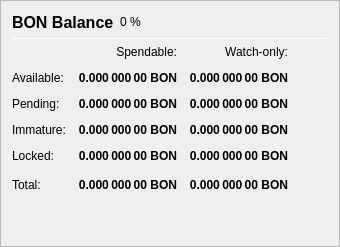
                   <widget class="QFrame" name="frame_Balances">
                    <property name="frameShape">
                     <enum>QFrame::StyledPanel</enum>
                    </property>
                    <property name="frameShadow">
                     <enum>QFrame::Raised</enum>
                    </property>
                    <layout class="QVBoxLayout" name="verticalLayout_4">
                     <item>
                      <layout class="QHBoxLayout" name="horizontalLayout_4">
                       <item>
                        <widget class="QLabel" name="label_5">
                         <property name="minimumSize">
                          <size>
                           <width>0</width>
                           <height>20</height>
                          </size>
                         </property>
                         <property name="font">
                          <font>
                           <pointsize>12</pointsize>
                           <weight>75</weight>
                           <bold>true</bold>
                          </font>
                         </property>
                         <property name="text">
                          <string>BON Balance</string>
                         </property>
                        </widget>
                       </item>
                       <item>
                        <widget class="QLabel" name="labelBONPercent">
                         <property name="text">
                          <string notr="true">0 %</string>
                         </property>
                        </widget>
                       </item>
                       <item>
                        <spacer name="horizontalSpacer_3">
                         <property name="orientation">
                          <enum>Qt::Horizontal</enum>
                         </property>
                         <property name="sizeHint" stdset="0">
                          <size>
                           <width>40</width>
                           <height>20</height>
                          </size>
                         </property>
                        </spacer>
                       </item>
                      </layout>
                     </item>
                     <item>
                      <widget class="Line" name="line_Balance">
                       <property name="minimumSize">
                        <size>
                         <width>0</width>
                         <height>1</height>
                        </size>
                       </property>
                       <property name="maximumSize">
                        <size>
                         <width>16777215</width>
                         <height>1</height>
                        </size>
                       </property>
                       <property name="orientation">
                        <enum>Qt::Horizontal</enum>
                       </property>
                      </widget>
                     </item>
                     <item>
                      <layout class="QGridLayout" name="gridLayout">
                       <property name="spacing">
                        <number>12</number>
                       </property>
                       <item row="0" column="1">
                        <widget class="QLabel" name="labelSpendable">
                         <property name="text">
                          <string>Spendable:</string>
                         </property>
                         <property name="alignment">
                          <set>Qt::AlignRight|Qt::AlignTrailing|Qt::AlignVCenter</set>
                         </property>
                        </widget>
                       </item>
                       <item row="0" column="2">
                        <widget class="QLabel" name="labelWatchonly">
                         <property name="text">
                          <string>Watch-only:</string>
                         </property>
                         <property name="alignment">
                          <set>Qt::AlignRight|Qt::AlignTrailing|Qt::AlignVCenter</set>
                         </property>
                        </widget>
                       </item>
                       <item row="1" column="0">
                        <widget class="QLabel" name="labelBalanceText">
                         <property name="text">
                          <string>Available:</string>
                         </property>
                        </widget>
                       </item>
                       <item row="1" column="1">
                        <widget class="QLabel" name="labelBalance">
                         <property name="font">
                          <font>
                           <weight>75</weight>
                           <bold>true</bold>
                          </font>
                         </property>
                         <property name="cursor">
                          <cursorShape>IBeamCursor</cursorShape>
                         </property>
                         <property name="toolTip">
                          <string>Your current spendable balance</string>
                         </property>
                         <property name="text">
                          <string notr="true">0.000 000 00 BON</string>
                         </property>
                         <property name="alignment">
                          <set>Qt::AlignRight|Qt::AlignTrailing|Qt::AlignVCenter</set>
                         </property>
                         <property name="textInteractionFlags">
                          <set>Qt::LinksAccessibleByMouse|Qt::TextSelectableByKeyboard|Qt::TextSelectableByMouse</set>
                         </property>
                        </widget>
                       </item>
                       <item row="1" column="2">
                        <widget class="QLabel" name="labelWatchAvailable">
                         <property name="font">
                          <font>
                           <weight>75</weight>
                           <bold>true</bold>
                          </font>
                         </property>
                         <property name="cursor">
                          <cursorShape>IBeamCursor</cursorShape>
                         </property>
                         <property name="toolTip">
                          <string>Your current balance in watch-only addresses</string>
                         </property>
                         <property name="text">
                          <string notr="true">0.000 000 00 BON</string>
                         </property>
                         <property name="alignment">
                          <set>Qt::AlignRight|Qt::AlignTrailing|Qt::AlignVCenter</set>
                         </property>
                         <property name="textInteractionFlags">
                          <set>Qt::LinksAccessibleByMouse|Qt::TextSelectableByKeyboard|Qt::TextSelectableByMouse</set>
                         </property>
                        </widget>
                       </item>
                       <item row="2" column="0">
                        <widget class="QLabel" name="labelPendingText">
                         <property name="text">
                          <string>Pending:</string>
                         </property>
                        </widget>
                       </item>
                       <item row="2" column="1">
                        <widget class="QLabel" name="labelUnconfirmed">
                         <property name="font">
                          <font>
                           <weight>75</weight>
                           <bold>true</bold>
                          </font>
                         </property>
                         <property name="cursor">
                          <cursorShape>IBeamCursor</cursorShape>
                         </property>
                         <property name="toolTip">
                          <string>Total of transactions that have yet to be confirmed, and do not yet count toward the spendable balance</string>
                         </property>
                         <property name="text">
                          <string notr="true">0.000 000 00 BON</string>
                         </property>
                         <property name="alignment">
                          <set>Qt::AlignRight|Qt::AlignTrailing|Qt::AlignVCenter</set>
                         </property>
                         <property name="textInteractionFlags">
                          <set>Qt::LinksAccessibleByMouse|Qt::TextSelectableByKeyboard|Qt::TextSelectableByMouse</set>
                         </property>
                        </widget>
                       </item>
                       <item row="2" column="2">
                        <widget class="QLabel" name="labelWatchPending">
                         <property name="font">
                          <font>
                           <weight>75</weight>
                           <bold>true</bold>
                          </font>
                         </property>
                         <property name="cursor">
                          <cursorShape>IBeamCursor</cursorShape>
                         </property>
                         <property name="toolTip">
                          <string>Unconfirmed transactions to watch-only addresses</string>
                         </property>
                         <property name="text">
                          <string notr="true">0.000 000 00 BON</string>
                         </property>
                         <property name="alignment">
                          <set>Qt::AlignRight|Qt::AlignTrailing|Qt::AlignVCenter</set>
                         </property>
                         <property name="textInteractionFlags">
                          <set>Qt::LinksAccessibleByMouse|Qt::TextSelectableByKeyboard|Qt::TextSelectableByMouse</set>
                         </property>
                        </widget>
                       </item>
                       <item row="3" column="0">
                        <widget class="QLabel" name="labelImmatureText">
                         <property name="text">
                          <string>Immature:</string>
                         </property>
                        </widget>
                       </item>
                       <item row="3" column="1">
                        <widget class="QLabel" name="labelImmature">
                         <property name="font">
                          <font>
                           <weight>75</weight>
                           <bold>true</bold>
                          </font>
                         </property>
                         <property name="cursor">
                          <cursorShape>IBeamCursor</cursorShape>
                         </property>
                         <property name="toolTip">
                          <string>Staked or masternode rewards that has not yet matured</string>
                         </property>
                         <property name="text">
                          <string notr="true">0.000 000 00 BON</string>
                         </property>
                         <property name="alignment">
                          <set>Qt::AlignRight|Qt::AlignTrailing|Qt::AlignVCenter</set>
                         </property>
                         <property name="textInteractionFlags">
                          <set>Qt::LinksAccessibleByMouse|Qt::TextSelectableByKeyboard|Qt::TextSelectableByMouse</set>
                         </property>
                        </widget>
                       </item>
                       <item row="3" column="2">
                        <widget class="QLabel" name="labelWatchImmature">
                         <property name="font">
                          <font>
                           <weight>75</weight>
                           <bold>true</bold>
                          </font>
                         </property>
                         <property name="cursor">
                          <cursorShape>IBeamCursor</cursorShape>
                         </property>
                         <property name="toolTip">
                          <string>Staked or masternode rewards in watch-only addresses that has not yet matured</string>
                         </property>
                         <property name="text">
                          <string notr="true">0.000 000 00 BON</string>
                         </property>
                         <property name="alignment">
                          <set>Qt::AlignRight|Qt::AlignTrailing|Qt::AlignVCenter</set>
                         </property>
                         <property name="textInteractionFlags">
                          <set>Qt::LinksAccessibleByMouse|Qt::TextSelectableByKeyboard|Qt::TextSelectableByMouse</set>
                         </property>
                        </widget>
                       </item>
                       <item row="4" column="0">
                        <widget class="QLabel" name="labelLockedBalanceText">
                         <property name="toolTip">
                          <string>Locked BON or Masternode collaterals. These are excluded from zBON minting.</string>
                         </property>
                         <property name="text">
                          <string>Locked:</string>
                         </property>
                        </widget>
                       </item>
                       <item row="4" column="1">
                        <widget class="QLabel" name="labelLockedBalance">
                         <property name="font">
                          <font>
                           <weight>75</weight>
                           <bold>true</bold>
                          </font>
                         </property>
                         <property name="cursor">
                          <cursorShape>IBeamCursor</cursorShape>
                         </property>
                         <property name="toolTip">
                          <string>Locked BON or Masternode collaterals. These are excluded from zBON minting.</string>
                         </property>
                         <property name="text">
                          <string notr="true">0.000 000 00 BON</string>
                         </property>
                         <property name="alignment">
                          <set>Qt::AlignRight|Qt::AlignTrailing|Qt::AlignVCenter</set>
                         </property>
                         <property name="textInteractionFlags">
                          <set>Qt::LinksAccessibleByMouse|Qt::TextSelectableByKeyboard|Qt::TextSelectableByMouse</set>
                         </property>
                        </widget>
                       </item>
                       <item row="4" column="2">
                        <widget class="QLabel" name="labelWatchLocked">
                         <property name="font">
                          <font>
                           <weight>75</weight>
                           <bold>true</bold>
                          </font>
                         </property>
                         <property name="cursor">
                          <cursorShape>IBeamCursor</cursorShape>
                         </property>
                         <property name="toolTip">
                          <string>Current locked balance in watch-only addresses</string>
                         </property>
                         <property name="text">
                          <string notr="true">0.000 000 00 BON</string>
                         </property>
                         <property name="alignment">
                          <set>Qt::AlignRight|Qt::AlignTrailing|Qt::AlignVCenter</set>
                         </property>
                         <property name="textInteractionFlags">
                          <set>Qt::LinksAccessibleByMouse|Qt::TextSelectableByKeyboard|Qt::TextSelectableByMouse</set>
                         </property>
                        </widget>
                       </item>
                       <item row="5" column="0">
                        <widget class="QLabel" name="labelTotalText">
                         <property name="toolTip">
                          <string>Your current BONY balance, unconfirmed and immature transactions included</string>
                         </property>
                         <property name="text">
                          <string>Total:</string>
                         </property>
                        </widget>
                       </item>
                       <item row="5" column="1">
                        <widget class="QLabel" name="labelTotal">
                         <property name="font">
                          <font>
                           <weight>75</weight>
                           <bold>true</bold>
                          </font>
                         </property>
                         <property name="cursor">
                          <cursorShape>IBeamCursor</cursorShape>
                         </property>
                         <property name="toolTip">
                          <string>Your current BONY balance, unconfirmed and immature transactions included</string>
                         </property>
                         <property name="text">
                          <string notr="true">0.000 000 00 BON</string>
                         </property>
                         <property name="alignment">
                          <set>Qt::AlignRight|Qt::AlignTrailing|Qt::AlignVCenter</set>
                         </property>
                         <property name="textInteractionFlags">
                          <set>Qt::LinksAccessibleByMouse|Qt::TextSelectableByKeyboard|Qt::TextSelectableByMouse</set>
                         </property>
                        </widget>
                       </item>
                       <item row="5" column="2">
                        <widget class="QLabel" name="labelWatchTotal">
                         <property name="font">
                          <font>
                           <weight>75</weight>
                           <bold>true</bold>
                          </font>
                         </property>
                         <property name="cursor">
                          <cursorShape>IBeamCursor</cursorShape>
                         </property>
                         <property name="toolTip">
                          <string>Current total balance in watch-only addresses</string>
                         </property>
                         <property name="text">
                          <string notr="true">0.000 000 00 BON</string>
                         </property>
                         <property name="alignment">
                          <set>Qt::AlignRight|Qt::AlignTrailing|Qt::AlignVCenter</set>
                         </property>
                         <property name="textInteractionFlags">
                          <set>Qt::LinksAccessibleByMouse|Qt::TextSelectableByKeyboard|Qt::TextSelectableByMouse</set>
                         </property>
                        </widget>
                       </item>
                       <item row="5" column="3">
                        <spacer name="horizontalSpacer_9">
                         <property name="orientation">
                          <enum>Qt::Horizontal</enum>
                         </property>
                         <property name="sizeHint" stdset="0">
                          <size>
                           <width>40</width>
                           <height>20</height>
                          </size>
                         </property>
                        </spacer>
                       </item>
                      </layout>
                     </item>
                     <item>
                      <spacer name="verticalSpacer_3">
                       <property name="orientation">
                        <enum>Qt::Vertical</enum>
                       </property>
                       <property name="sizeHint" stdset="0">
                        <size>
                         <width>20</width>
                         <height>40</height>
                        </size>
                       </property>
                      </spacer>
                     </item>
                    </layout>
                   </widget>
